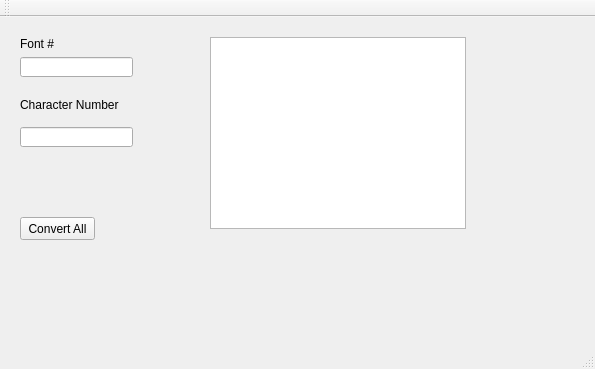
<?xml version="1.0" encoding="UTF-8"?>
<ui version="4.0">
 <class>MainWindow</class>
 <widget class="QMainWindow" name="MainWindow">
  <property name="geometry">
   <rect>
    <x>0</x>
    <y>0</y>
    <width>595</width>
    <height>369</height>
   </rect>
  </property>
  <property name="windowTitle">
   <string>MainWindow</string>
  </property>
  <widget class="QWidget" name="centralWidget">
   <widget class="QLabel" name="label">
    <property name="geometry">
     <rect>
      <x>20</x>
      <y>20</y>
      <width>47</width>
      <height>13</height>
     </rect>
    </property>
    <property name="text">
     <string>Font #</string>
    </property>
   </widget>
   <widget class="QLineEdit" name="LE_FontNo">
    <property name="geometry">
     <rect>
      <x>20</x>
      <y>40</y>
      <width>113</width>
      <height>20</height>
     </rect>
    </property>
   </widget>
   <widget class="QLabel" name="label_2">
    <property name="geometry">
     <rect>
      <x>20</x>
      <y>80</y>
      <width>101</width>
      <height>16</height>
     </rect>
    </property>
    <property name="text">
     <string>Character Number</string>
    </property>
   </widget>
   <widget class="QLineEdit" name="LE_CharNo">
    <property name="geometry">
     <rect>
      <x>20</x>
      <y>110</y>
      <width>113</width>
      <height>20</height>
     </rect>
    </property>
   </widget>
   <widget class="QGraphicsView" name="gView_Preview">
    <property name="geometry">
     <rect>
      <x>210</x>
      <y>20</y>
      <width>256</width>
      <height>192</height>
     </rect>
    </property>
   </widget>
   <widget class="QPushButton" name="PB_ConvertAll">
    <property name="geometry">
     <rect>
      <x>20</x>
      <y>200</y>
      <width>75</width>
      <height>23</height>
     </rect>
    </property>
    <property name="text">
     <string>Convert All</string>
    </property>
   </widget>
  </widget>
  <widget class="QMenuBar" name="menuBar">
   <property name="geometry">
    <rect>
     <x>0</x>
     <y>0</y>
     <width>595</width>
     <height>22</height>
    </rect>
   </property>
  </widget>
  <widget class="QToolBar" name="mainToolBar">
   <attribute name="toolBarArea">
    <enum>TopToolBarArea</enum>
   </attribute>
   <attribute name="toolBarBreak">
    <bool>false</bool>
   </attribute>
  </widget>
  <widget class="QStatusBar" name="statusBar"/>
 </widget>
 <layoutdefault spacing="6" margin="11"/>
 <resources/>
 <connections/>
</ui>
